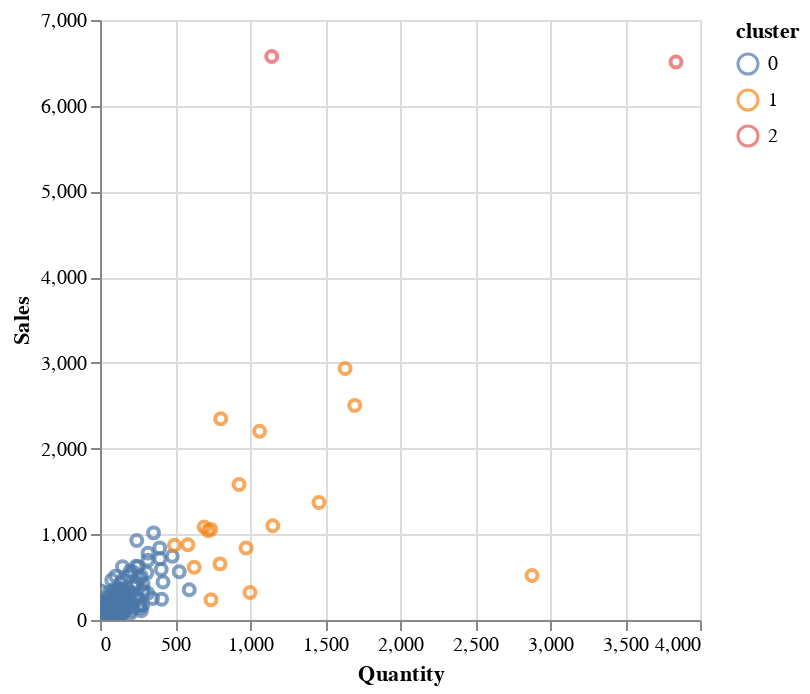

Notebook source saved alongside this figure:
### Code cell
grouped_df.plot.scatter("Quantity", "Sales", color="cluster:N")

### Figure 1 — Vega specification as saved in the notebook (floating-point values rounded to 4 significant figures; data arrays with more than 128 entries replaced by an {"elided": "..."} marker saying what was removed)
{"$schema": "https://vega.github.io/schema/vega/v5.json", "data": [{"name": "param_19_store"}, {"name": "source_0", "values": {"elided": "2368 records"}}, {"name": "source_0_x_domain_Quantity", "values": [{"min": 1, "max": 3840}]}, {"name": "source_0_y_domain_Sales", "values": [{"min": 0.001, "max": 6575.0}]}, {"name": "source_0_color_domain_cluster", "values": [{"cluster": 0}, {"cluster": 2}, {"cluster": 1}]}], "signals": [{"name": "unit", "value": {}, "on": [{"events": "pointermove", "update": "isTuple(group()) ? group() : unit"}]}, {"name": "param_19", "update": "vlSelectionResolve(\"param_19_store\", \"union\")"}, {"name": "param_19_Quantity", "on": [{"events": [{"source": "view", "type": "dblclick"}], "update": "null"}, {"events": {"signal": "param_19_translate_delta"}, "update": "panLinear(param_19_translate_anchor.extent_x, -param_19_translate_delta.x / width)"}, {"events": {"signal": "param_19_zoom_delta"}, "update": "zoomLinear(domain(\"x\"), param_19_zoom_anchor.x, param_19_zoom_delta)"}]}, {"name": "param_19_Sales", "on": [{"events": [{"source": "view", "type": "dblclick"}], "update": "null"}, {"events": {"signal": "param_19_translate_delta"}, "update": "panLinear(param_19_translate_anchor.extent_y, param_19_translate_delta.y / height)"}, {"events": {"signal": "param_19_zoom_delta"}, "update": "zoomLinear(domain(\"y\"), param_19_zoom_anchor.y, param_19_zoom_delta)"}]}, {"name": "param_19_tuple", "on": [{"events": [{"signal": "param_19_Quantity || param_19_Sales"}], "update": "param_19_Quantity && param_19_Sales ? {unit: \"\", fields: param_19_tuple_fields, values: [param_19_Quantity,param_19_Sales]} : null"}]}, {"name": "param_19_tuple_fields", "value": [{"field": "Quantity", "channel": "x", "type": "R"}, {"field": "Sales", "channel": "y", "type": "R"}]}, {"name": "param_19_translate_anchor", "value": {}, "on": [{"events": [{"source": "scope", "type": "pointerdown"}], "update": "{x: x(unit), y: y(unit), extent_x: domain(\"x\"), extent_y: domain(\"y\")}"}]}, {"name": "param_19_translate_delta", "value": {}, "on": [{"events": [{"source": "window", "between": [{"source": "scope", "type": "pointerdown"}, {"source": "window", "type": "pointerup"}], "type": "pointermove", "consume": true}], "update": "{x: param_19_translate_anchor.x - x(unit), y: param_19_translate_anchor.y - y(unit)}"}]}, {"name": "param_19_zoom_anchor", "on": [{"events": [{"source": "scope", "type": "wheel", "consume": true}], "update": "{x: invert(\"x\", x(unit)), y: invert(\"y\", y(unit))}"}]}, {"name": "param_19_zoom_delta", "on": [{"events": [{"source": "scope", "type": "wheel", "consume": true}], "update": "pow(1.001, event.deltaY * pow(16, event.deltaMode))", "force": true}]}, {"name": "param_19_modify", "on": [{"events": {"signal": "param_19_tuple"}, "update": "modify(\"param_19_store\", param_19_tuple, true)"}]}], "marks": [{"type": "symbol", "name": "marks", "from": {"data": "source_0"}, "encode": {"update": {"tooltip": {"signal": "{\"Quantity\": format(datum[\"Quantity\"], \"\"), \"Sales\": format(datum[\"Sales\"], \"\"), \"cluster\": isValid(datum[\"cluster\"]) ? datum[\"cluster\"] : \"\"+datum[\"cluster\"]}"}, "fill": {"value": "transparent"}, "opacity": {"value": 0.7}, "x": {"field": "Quantity", "scale": "x"}, "stroke": {"field": "cluster", "scale": "color"}, "y": {"field": "Sales", "scale": "y"}}}, "interactive": true, "clip": true, "style": ["point"]}], "scales": [{"name": "x", "type": "linear", "domain": [{"signal": "(data(\"source_0_x_domain_Quantity\")[0] || {}).min"}, {"signal": "(data(\"source_0_x_domain_Quantity\")[0] || {}).max"}], "range": [0, {"signal": "width"}], "nice": true, "domainRaw": {"signal": "param_19[\"Quantity\"]"}, "zero": true}, {"name": "y", "type": "linear", "domain": [{"signal": "(data(\"source_0_y_domain_Sales\")[0] || {}).min"}, {"signal": "(data(\"source_0_y_domain_Sales\")[0] || {}).max"}], "range": [{"signal": "height"}, 0], "domainRaw": {"signal": "param_19[\"Sales\"]"}, "zero": true, "nice": true}, {"name": "color", "type": "ordinal", "domain": {"data": "source_0_color_domain_cluster", "field": "cluster", "sort": true}, "range": "category"}], "axes": [{"scale": "x", "labels": false, "maxExtent": 0, "ticks": false, "tickCount": {"signal": "ceil(width/40)"}, "aria": false, "gridScale": "y", "orient": "bottom", "minExtent": 0, "zindex": 0, "domain": false, "grid": true}, {"scale": "y", "minExtent": 0, "gridScale": "x", "orient": "left", "tickCount": {"signal": "ceil(height/40)"}, "aria": false, "domain": false, "maxExtent": 0, "ticks": false, "labels": false, "zindex": 0, "grid": true}, {"scale": "x", "grid": false, "tickCount": {"signal": "ceil(width/40)"}, "labelOverlap": true, "orient": "bottom", "labelFlush": true, "title": "Quantity", "zindex": 0}, {"scale": "y", "title": "Sales", "orient": "left", "grid": false, "tickCount": {"signal": "ceil(height/40)"}, "zindex": 0, "labelOverlap": true}], "height": 300, "width": 300, "style": "cell", "padding": 5, "legends": [{"stroke": "color", "symbolType": "circle", "title": "cluster", "encode": {"symbols": {"update": {"fill": {"value": "transparent"}, "opacity": {"value": 0.7}}}}}], "background": "white"}
